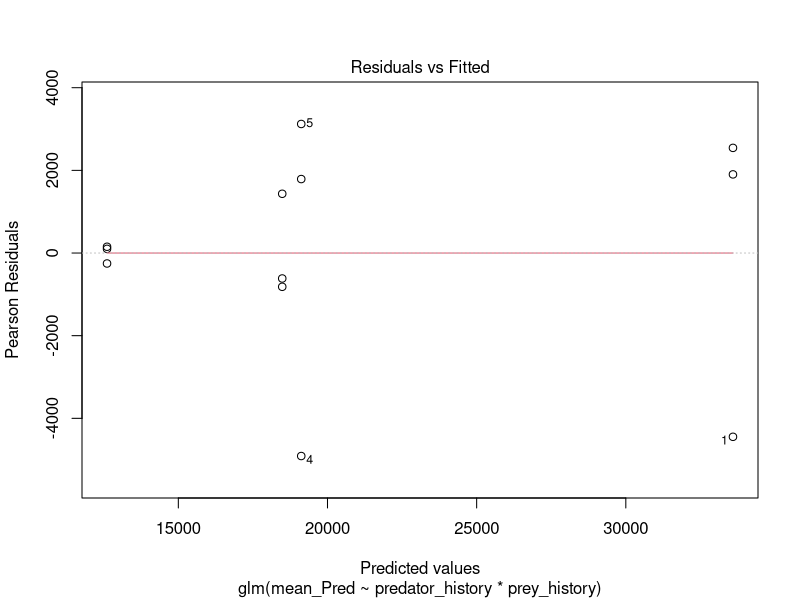
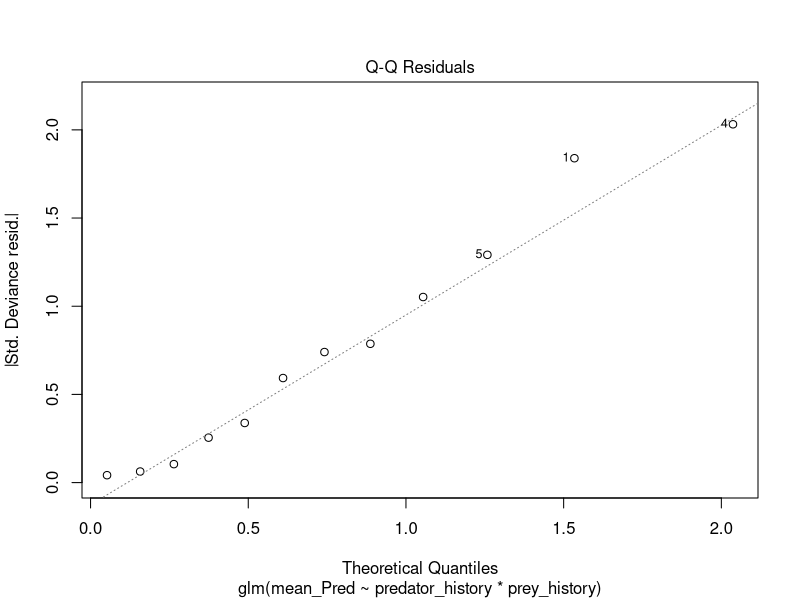
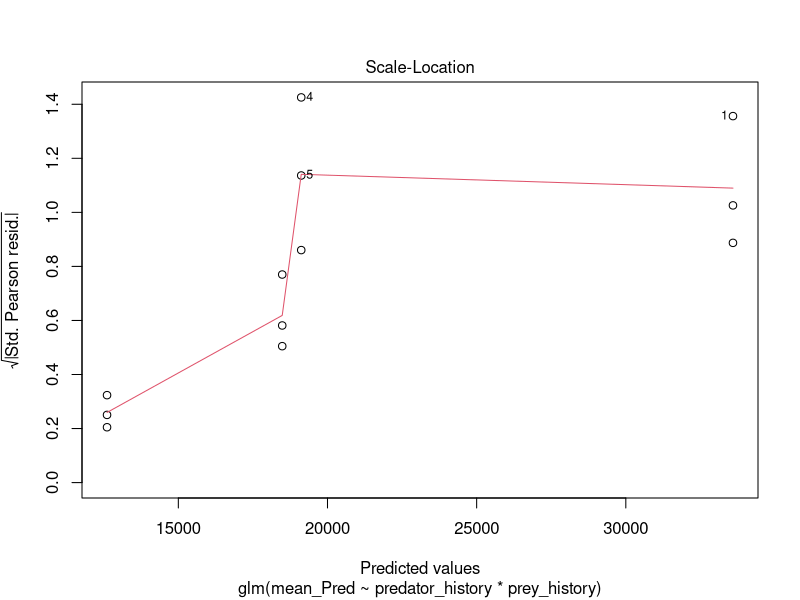
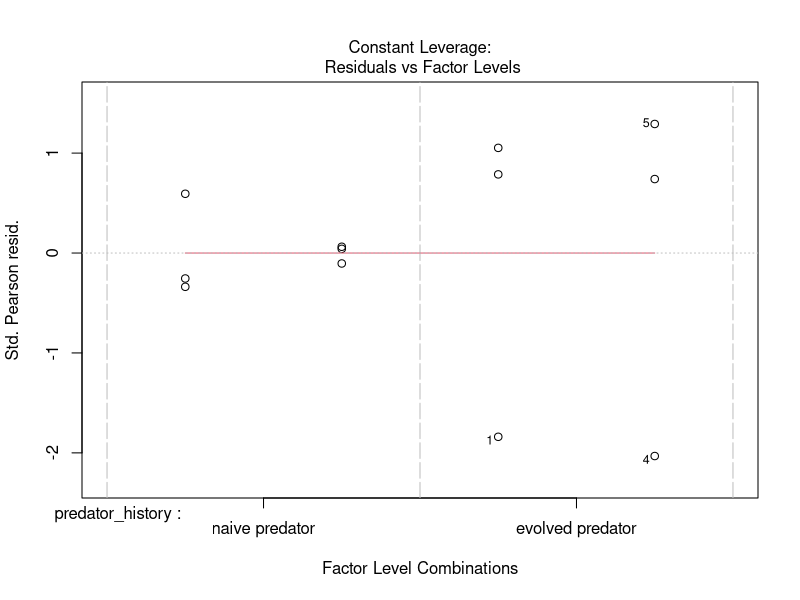
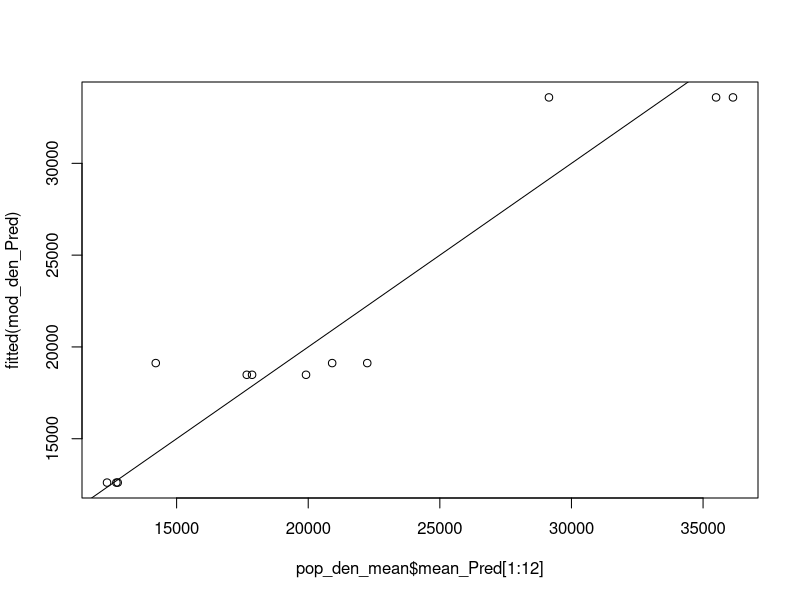
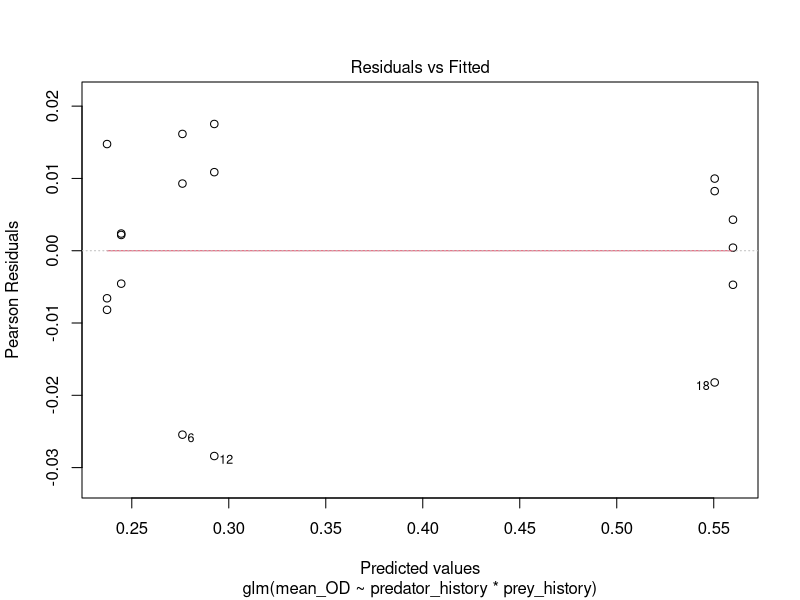
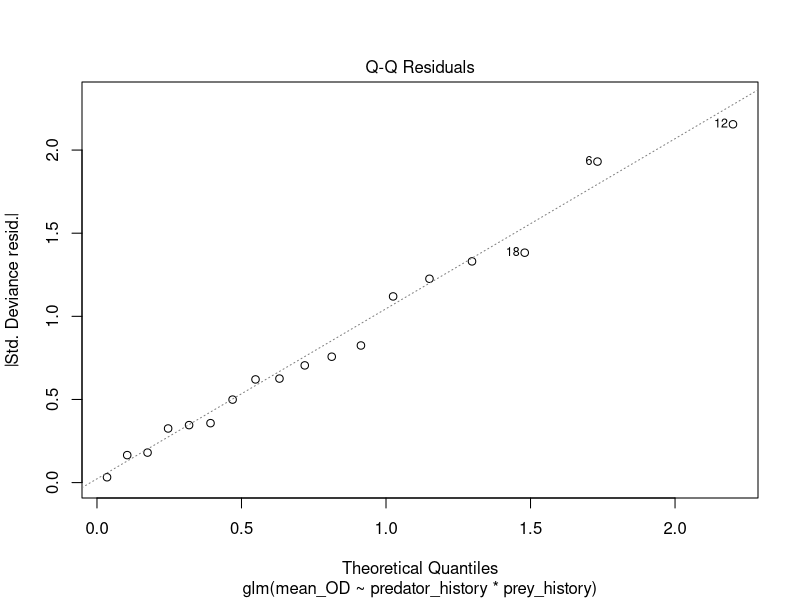
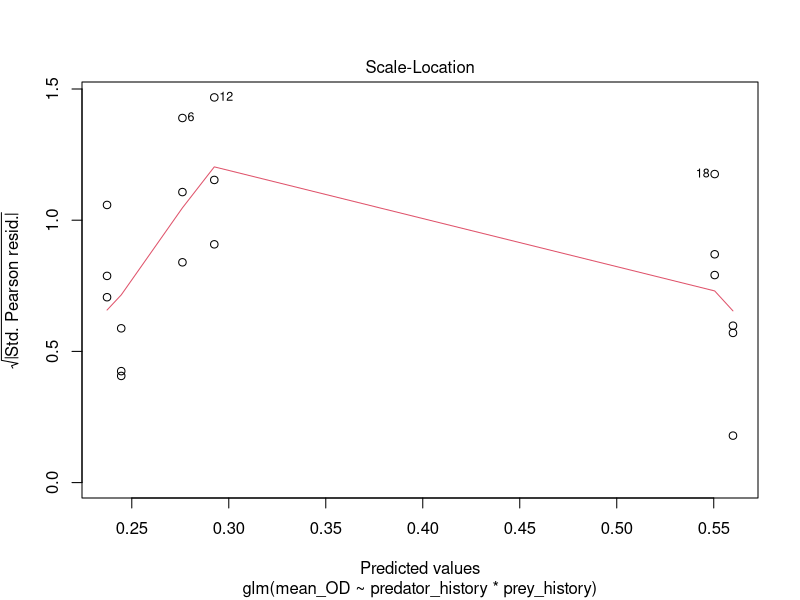

Source code (R) for these figures, in order:
## ---- chunk 1
knitr::opts_chunk$set(echo = TRUE)
## ---- chunk 2
library(tidyverse)
library(patchwork)
library(multcomp)
library(flextable)

## ---- chunk 3
set_flextable_defaults(
  font.size = 10, theme_fun = theme_vanilla,
  padding = 6,
  font.family = "Arial", digits = 4)
## ---- chunk 4
predator_density <- read_delim("../derived data/predator_densities.tsv")
prey_density <-read_delim("../derived data/prey_densities.tsv")

## ---- chunk 5

#extract predator densities of interest and re-name cell content 
predator_density<- predator_density %>% 
  mutate(prey_history = str_replace_all(prey_history, c("ANC" = "ancestral prey", "EVO" = "evolved prey")),
         predator_history = str_replace_all(predator_history, c("ANC" = "naive predator", "EVO" = "evolved predator")))


#extract prey densities of interest and re-name cell content 
prey_density<-  prey_density %>% 
  mutate(prey_history = str_replace_all(prey_history, c("anc" = "ancestral prey", "evo" = "evolved prey")),
         predator_history = str_replace_all(predator_history, c("anc" = "naive predator", "evo" = "evolved predator", "none" = "no predator")))

#merge predator and prey dynamics
pred_prey_density <- right_join(predator_density,prey_density[,2:7])
colnames(pred_prey_density)[6] <- c("predator_mL")

## ---- chunk 6
pop_den_mean <- pred_prey_density %>% 
  group_by( predator_history,prey_history,replicate) %>% 
  reframe(mean_Pred= mean(predator_mL,na.rm = TRUE), #calculate predator mean within interval
          mean_OD= mean(bacteria_od,na.rm = TRUE)) #calculate prey mean within interval
## ---- chunk 7
group_densities<-pop_den_mean %>% 
  group_by(predator_history,prey_history) %>% 
  reframe(avg_Pred= mean(mean_Pred), 
          se_Pred= sd(mean_Pred)/sqrt(length(mean_Pred)),
          avg_OD= mean(mean_OD),
          se_OD= sd(mean_OD)/sqrt(length(mean_OD)))
## ---- chunk 8
pop_den_mean <- pop_den_mean %>% 
  group_by(predator_history, prey_history, replicate ) %>% 
  mutate(Replicate_unique = cur_group_id() ) %>% 
  ungroup()
## ---- chunk 9
pop_den_mean$Replicate_unique <- as.factor(as.matrix(pop_den_mean$Replicate_unique))
pop_den_mean$predator_history <- as.factor(pop_den_mean$predator_history)
pop_den_mean$prey_history <- as.factor(pop_den_mean$prey_history)
pop_den_mean$replicate <- as.factor(pop_den_mean$replicate)

#Using ordered predictors
pop_den_mean$predator_history <- factor(pop_den_mean$predator_history, levels = c("no predator", "naive predator", "evolved predator" ))

pop_den_mean$prey_history <- factor(pop_den_mean$prey_history, levels = c("ancestral prey", "evolved prey" ))

## ---- chunk 10
mod_den_Pred <- glm(mean_Pred ~ predator_history * prey_history ,family = gaussian(link = "identity"), data = pop_den_mean)
## ---- chunk 11
plot(mod_den_Pred)
plot(pop_den_mean$mean_Pred[1:12],fitted(mod_den_Pred))
abline(0,1)
## ---- chunk 12
#model output
tf_mod_den_Pred <- as_flextable(mod_den_Pred)
tf_mod_den_Pred <- set_caption(tf_mod_den_Pred, "GLM - predator densities", 
  style = "Table Caption") %>% 
                                colformat_double(digits = 4)

tf_mod_den_Pred

save_as_image(tf_mod_den_Pred,"../Results/GLM_predator_densiteis.png")

#ANOVA

mod_anova_Pred <- anova(mod_den_Pred, test = "F")
tf_mod_anova_Pred <- cbind(row.names(mod_anova_Pred[,1:6]), mod_anova_Pred[,1:6])
colnames(tf_mod_anova_Pred)[1] <- ("variable")
tf_mod_anova_Pred <- flextable(tf_mod_anova_Pred)%>% 
                                colformat_double(digits = 4)
tf_mod_anova_Pred <- set_caption(tf_mod_anova_Pred, "ANOVA - predator densities", 
  style = "Table Caption")

tf_mod_anova_Pred

save_as_image(tf_mod_anova_Pred,"../Results/ANOVA_predator_densiteis.png")

#pair-wise comparisons

pair_wise_Pred <-TukeyHSD(aov(mod_den_Pred))
ft_tukey_pred <- flextable(data.frame(variable = rownames(pair_wise_Pred$`predator_history:prey_history`),pair_wise_Pred$`predator_history:prey_history` ))%>% 
                                colformat_double(digits = 4)
ft_tukey_pred <- set_caption(ft_tukey_pred, "Pair-wise comparisons - predator densities", 
  style = "Table Caption")

ft_tukey_pred 

save_as_image(ft_tukey_pred ,"../Results/pair-wise_predator_densiteis.png")

#letters for multiple comparisons

multcompView::multcompLetters4(aov(mod_den_Pred), pair_wise_Pred)
## ---- chunk 13
mod_den_OD <- glm(mean_OD ~ predator_history * prey_history ,family = gaussian(link = "identity"), data = pop_den_mean)
## ---- chunk 14
plot(mod_den_OD)
plot(pop_den_mean$mean_OD[1:18],fitted(mod_den_OD))
abline(0,1)
## ---- chunk 15
#model output
tf_mod_den_OD <- as_flextable(mod_den_OD)
tf_mod_den_OD <- set_caption(tf_mod_den_OD, "GLM - prey densities", 
  style = "Table Caption")%>% 
                                colformat_double(digits = 4)

tf_mod_den_OD

save_as_image(tf_mod_den_OD,"../Results/GLM_Prey_densiteis.png")
#ANOVA
mod_anova_OD <- anova(mod_den_OD, test = "F")
tf_mod_anova_OD <- cbind(row.names(mod_anova_OD[,1:6]), mod_anova_OD[,1:6])
colnames(tf_mod_anova_OD)[1] <- ("variable")
tf_mod_anova_OD <- flextable(tf_mod_anova_OD) %>% 
                                colformat_double(digits = 4)
tf_mod_anova_OD<- set_caption(tf_mod_anova_OD, "ANOVA - prey densities", 
  style = "Table Caption")


tf_mod_anova_OD

save_as_image(tf_mod_anova_OD,"../Results/ANOVA_prey_densiteis.png")
#pair-wise comparisons
pair_wise_OD <-TukeyHSD(aov(mod_den_OD))
ft_tukey_OD <- flextable(data.frame(variable = rownames(pair_wise_OD$`predator_history:prey_history`),pair_wise_OD$`predator_history:prey_history` ))%>% 
                                colformat_double(digits = 4)
ft_tukey_OD <- set_caption(ft_tukey_OD, "Pair-wise comparisons - prey densities", 
  style = "Table Caption")

ft_tukey_OD 

save_as_image(ft_tukey_OD,"../Results/pair-wise_prey_densiteis.png")

#get letters for multiple comparisons
multcompView::multcompLetters4(aov(mod_den_OD), pair_wise_OD)
## ---- chunk 16

p_mean_pred <-  pop_den_mean %>% 
  filter(!predator_history == "no predator") %>% 
  ggplot()+
  geom_jitter(aes(x = prey_history, y= mean_Pred, shape = interaction(prey_history,predator_history), colour = interaction(prey_history,replicate)), size = 2.5)+
  geom_crossbar(data =  filter(group_densities,!predator_history == "no predator"),aes(x = prey_history,y = avg_Pred, ymin= (-1*se_Pred)+avg_Pred, ymax = se_Pred+avg_Pred), colour = "#DC3220")+
  
  scale_shape_manual(breaks = c("ancestral prey.naive predator","evolved prey.naive predator","ancestral prey.evolved predator","evolved prey.evolved predator"),values = c(16,16,17,17), guide = "none")+
  scale_colour_manual(name = "replicate",breaks = c("ancestral prey.A","evolved prey.A","ancestral prey.C","evolved prey.C","ancestral prey.E","evolved prey.E"), values = c("#7cac00e6","#c87cffff","#7cac00e6", "#00bec4ff","#7cac00e6","#f8776eff"), guide = "none" )+
  
  
  ylab("predator density [cells/mL]")+
  xlab("prey evol. history")+
  facet_grid(~ predator_history )+
  theme_bw()+
  theme( plot.title = element_text(size = 20, face = "bold"),
         legend.text = element_text(size = 18),
         legend.title = element_text(size = 18, face = "bold"),
         legend.key.size = unit(1, "cm"),
         axis.text = element_text(color = "grey50", size = 12),
         axis.title = element_text(size = 12),
         axis.title.x = element_text(),
         axis.title.y = element_text( colour = "black"),
         axis.title.y.right = element_text( colour = "#00A9E0"),
         strip.text = element_text(size = 18, colour = "black", face = "bold"),
         strip.background = element_rect(color="black", fill="white", linewidth=1, linetype="solid"),
         panel.spacing = unit(.05, "lines"),
         panel.border = element_rect(color = "black", fill = NA, linewidth = 1),
         panel.grid.major = element_blank(),
         panel.grid.minor = element_blank(), 
         axis.line = element_line(colour = "black"))


## ---- chunk 17
p_mean_prey <- ggplot( )+
  geom_jitter(data = pop_den_mean, aes(x = prey_history,y = mean_OD, shape = interaction(prey_history,predator_history), colour = interaction(prey_history,replicate)), size = 2.5)+
  geom_crossbar(data = group_densities,aes(x = prey_history,y = avg_OD, ymin= (-1*se_OD)+avg_OD, ymax = se_OD+avg_OD), colour = "#005AB5")+
  
  scale_shape_manual(breaks = c("ancestral prey.naive predator","evolved prey.naive predator","ancestral prey.evolved predator","evolved prey.evolved predator","ancestral prey.no predator","evolved prey.no predator"),values = c(16,16,17,17,9,9), guide = "none")+
  scale_colour_manual(name = "replicate",breaks = c("ancestral prey.A","evolved prey.A","ancestral prey.C","evolved prey.C","ancestral prey.E","evolved prey.E"), values = c("#7cac00e6","#c87cffff","#7cac00e6", "#00bec4ff","#7cac00e6","#f8776eff"), guide = "none" )+
  
  
  
  ylab("optical density")+
  xlab("prey evol. history")+
  facet_grid(~ predator_history )+
  theme_bw()+
  theme( plot.title = element_text(size = 20, face = "bold"),
         legend.text = element_text(size = 18),
         legend.title = element_text(size = 18, face = "bold"),
         legend.key.size = unit(1, "cm"),
         axis.text = element_text(color = "grey50", size = 12),
         axis.title = element_text(size = 12),
         axis.title.x = element_text(),
         axis.title.y = element_text( colour = "black"),
         axis.title.y.right = element_text( colour = "#00A9E0"),
         strip.text = element_text(size = 18, colour = "black", face = "bold"),
         strip.background = element_rect(color="black", fill="white", linewidth=1, linetype="solid"),
         panel.spacing = unit(.05, "lines"),
         panel.border = element_rect(color = "black", fill = NA, linewidth = 1),
         panel.grid.major = element_blank(),
         panel.grid.minor = element_blank(), 
         axis.line = element_line(colour = "black"))



## ---- chunk 18
p_mean_pred / p_mean_prey + plot_layout(width = c(2,3)) + plot_annotation( title = "Predator and Prey mean density")
